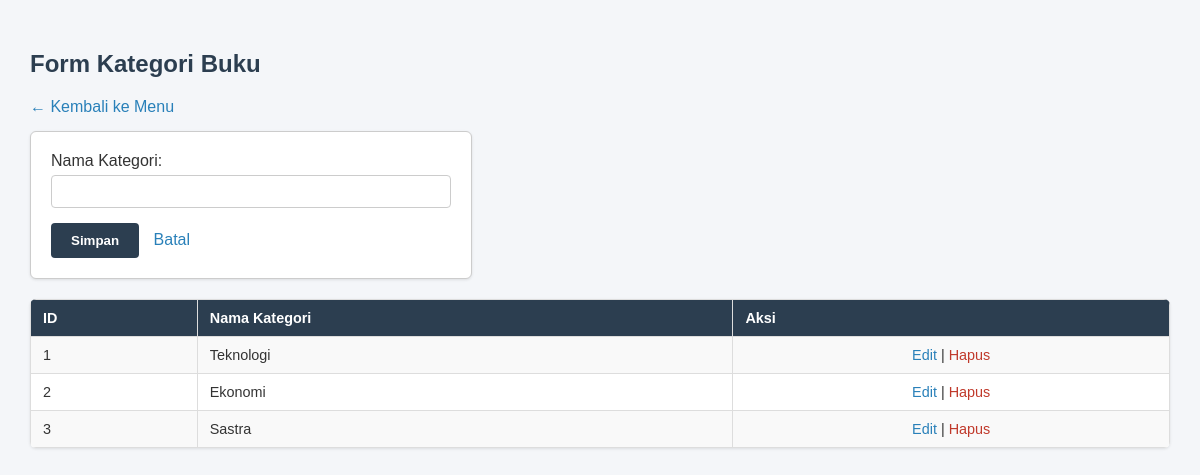
The page /kategori.php on the database its author committed.
### tables this page shows
CREATE TABLE Kategori (
    Kategori_ID INT AUTO_INCREMENT PRIMARY KEY,
    Nama_Kategori VARCHAR(100)
);

### kategori.php (the view, shortened to what this page needs)
<?php
include 'koneksi.php';
$edit = ['Kategori_ID'=>'', 'Nama_Kategori'=>''];
?>
<!DOCTYPE html>
<html>
<head>
    <link rel="stylesheet" href="style.css">
</head>
<body>
    <h2>Form Kategori Buku</h2>
    <a href="index.php" style="display: inline-block; margin-bottom: 15px;">&larr; Kembali ke Menu</a>
    <form method="POST" style="max-width: 400px;">
        Nama Kategori: <input type="text" name="Nama_Kategori" value="<?= $edit['Nama_Kategori'] ?>" required>
        <button type="submit" name="submit">Simpan</button>
        <a href="kategori.php" style="margin-left: 10px;">Batal</a>
    </form>
    <table>
        <tr><th>ID</th><th>Nama Kategori</th><th>Aksi</th></tr>
        <?php
        $res = mysqli_query($conn, "SELECT * FROM Kategori");
        while ($r = mysqli_fetch_assoc($res)) {
            echo "<tr>
                <td>{$r['Kategori_ID']}</td>
                <td>{$r['Nama_Kategori']}</td>
                <td style='text-align:center;'>
                    <a href='?edit={$r['Kategori_ID']}'>Edit</a> |
                    <a href='?hapus={$r['Kategori_ID']}' onclick='return confirm(\"Hapus?\")' style='color: #c0392b;'>Hapus</a>
                </td>
            </tr>";
        }
        ?>
    </table>
</body>
</html>

### style.css (style rules this page uses)
body { font-family: Arial, sans-serif; background-color: #f4f6f9; color: #333333; padding: 30px; margin: 0; }
h2, h3 { color: #2c3e50; }
a { color: #2980b9; text-decoration: none; }
table { width: 100%; border-collapse: collapse; margin-top: 20px; background-color: #ffffff; border-radius: 6px; overflow: hidden; box-shadow: 0 1px 3px rgba(0,0,0,0.1); }
th, td { border: 1px solid #dddddd; padding: 10px 12px; text-align: left; font-size: 0.9rem; }
th { background-color: #2c3e50; color: #ffffff; }
tr:nth-child(even) { background-color: #f9f9f9; }
form { background: #ffffff; padding: 20px; border: 1px solid #cccccc; border-radius: 6px; max-width: 600px; box-shadow: 0 1px 3px rgba(0,0,0,0.1); }
input, select { width: 100%; padding: 8px; margin-top: 5px; margin-bottom: 15px; border: 1px solid #cccccc; border-radius: 4px; box-sizing: border-box; }
button { background-color: #2c3e50; color: white; border: none; padding: 10px 20px; border-radius: 4px; cursor: pointer; font-weight: bold; }

### rows shown on the page
kategori: Kategori_ID "1", Nama_Kategori "Teknologi"
kategori: Kategori_ID "2", Nama_Kategori "Ekonomi"
kategori: Kategori_ID "3", Nama_Kategori "Sastra"
